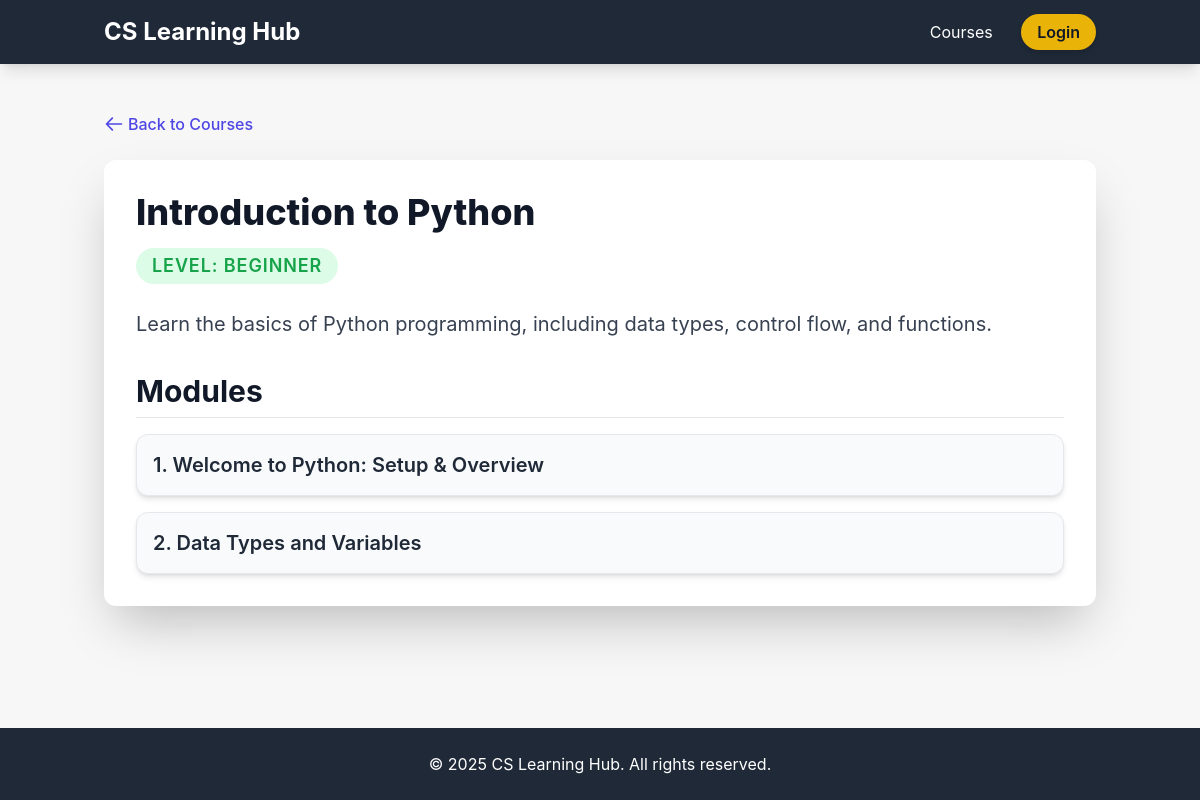
The page /course/1 on the database its author committed.
### app/models.py (models this page shows, shortened)
class Course(db.Model):
    __table_args__ = {'extend_existing': True}
    id = db.Column(db.Integer, primary_key=True)
    title = db.Column(db.String(150), nullable=False)
    description = db.Column(db.Text, nullable=False)
    level = db.Column(db.String(50), nullable=False)
    videos = db.relationship('Video', backref='course', lazy=True, cascade="all, delete-orphan")
    quizzes = db.relationship('Quiz', backref='course', lazy=True, cascade="all, delete-orphan")

class Video(db.Model):
    __table_args__ = {'extend_existing': True}
    id = db.Column(db.Integer, primary_key=True)
    title = db.Column(db.String(200), nullable=False)
    video_url = db.Column(db.String(300), nullable=False)
    course_id = db.Column(db.Integer, db.ForeignKey('course.id'), nullable=False)

### app/routes.py (the view)
@main.route('/course/<int:course_id>')
def course_detail(course_id):
    course = Course.query.get_or_404(course_id)
    return render_template('course_detail.html', course=course)

### templates/course_detail.html (shortened to what this page needs)
<!DOCTYPE html>
<html lang="en">
<head>
    <script src="https://cdn.tailwindcss.com"></script>
</head>
<body class="min-h-screen flex flex-col">
    <header class="bg-gray-800 text-white shadow-lg">
        <nav class="container mx-auto px-4 py-4 flex justify-between items-center">
            <h1 class="text-2xl font-bold"><a href="{{ url_for('main.welcome') }}" class="hover:text-yellow-400">CS Learning Hub</a></h1>
            <div class="space-x-4">
                <a href="{{ url_for('main.courses') }}" class="hover:text-yellow-400 p-2 rounded-lg transition duration-150">Courses</a>
                {% if logged_in %}
                    <a href="{{ url_for('main.dashboard') }}" class="hover:text-yellow-400 p-2 rounded-lg transition duration-150">Dashboard</a>
                    <a href="{{ url_for('main.logout') }}" class="bg-red-600 hover:bg-red-700 text-white font-semibold py-2 px-4 rounded-full shadow-md transition duration-150">Logout</a>
                {% else %}
                    <a href="{{ url_for('main.login') }}" class="bg-yellow-500 hover:bg-yellow-600 text-gray-900 font-semibold py-2 px-4 rounded-full shadow-md transition duration-150">Login</a>
                {% endif %}
            </div>
        </nav>
    </header>
    <main class="flex-grow container mx-auto px-4 py-12">
        <a href="{{ url_for('main.courses') }}" class="text-indigo-600 hover:text-indigo-800 font-medium mb-6 flex items-center">
            <svg xmlns="http://www.w3.org/2000/svg" class="h-5 w-5 mr-1" fill="none" viewBox="0 0 24 24" stroke="currentColor" stroke-width="2">
              <path stroke-linecap="round" stroke-linejoin="round" d="M10 19l-7-7m0 0l7-7m-7 7h18" />
            </svg>
            Back to Courses
        </a>
        <div class="bg-white p-8 rounded-xl shadow-2xl">
            <h2 class="text-4xl font-extrabold text-gray-900 mb-4">{{ course.title }}</h2>
            <span class="text-lg font-semibold uppercase tracking-wider
                {% if course.level == 'Beginner' %} text-green-600 bg-green-100
                {% elif course.level == 'Intermediate' %} text-blue-600 bg-blue-100
                {% else %} text-yellow-600 bg-yellow-100 {% endif %}
                px-4 py-1 rounded-full mb-6 inline-block">
                Level: {{ course.level if course.level else 'N/A' }}
            </span>
            <p class="text-gray-700 text-xl leading-relaxed mb-8">{{ course.description }}</p>
            <h3 class="text-3xl font-bold text-gray-900 mb-4 border-b pb-2">Modules</h3>
<div class="space-y-4">
    {% for video in course.videos %}
    <a href="{{ url_for('main.video_detail', video_id=video.id) }}"
        class="block bg-gray-50 p-4 rounded-xl border border-gray-200 shadow-md hover:bg-indigo-50 transition duration-150">
        <h4 class="text-xl font-semibold text-gray-800 flex justify-between items-center">
            {{ loop.index }}. {{ video.title }}
            </h4>
    </a>
    {% else %}
        <p class="text-gray-500 italic">No video content found for this course.</p>
    {% endfor %}
    </div>
    </main>
    <footer class="bg-gray-800 text-white mt-8">
        <div class="container mx-auto px-4 py-6 text-center">
            <p>&copy; 2025 CS Learning Hub. All rights reserved.</p>
        </div>
    </footer>
</body>
</html>

### templates/course_detail.html (style rules this page uses)
body { font-family: 'Inter', sans-serif; background-color: #f7f7f7; }

### rows shown on the page
Course: title "Introduction to Python", level "BEGINNER", description "Learn the basics of Python programming, including data types, control flow, and functions."
Video: title "Welcome to Python: Setup & Overview"
Video: title "Data Types and Variables"
